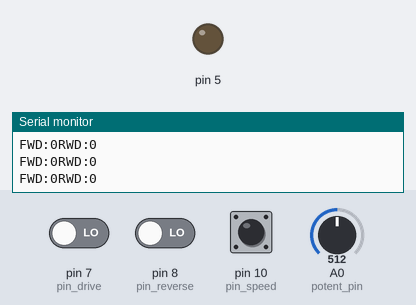
Bench run of a sketch on a simulated Arduino Uno, built with avr-gcc and run on an emulated ATmega328P. Parts: output pins drawn as LEDs (lit = HIGH), the last lines printed to the serial monitor. The test bench sets the inputs (shaded band); at power-on: pin 8 (pin_reverse) LOW, A0 (potent_pin) = 512, pin 7 (pin_drive) LOW, pin 10 (pin_speed) HIGH.

Above: at 1.2 s.
1.3 s: pin 8 (pin_reverse) driven HIGH
At 1.6 s:
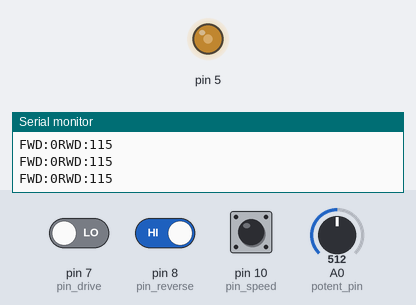
2.8 s: A0 (potent_pin) set to 716
At 3.7 s:
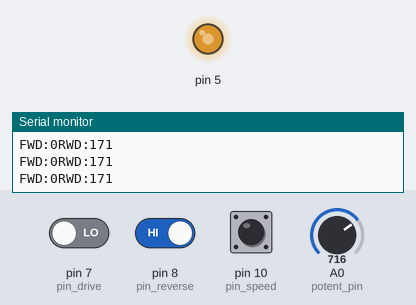
4.3 s: A0 (potent_pin) set to 900
At 5.5 s:
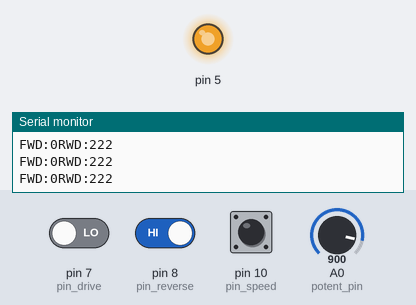
5.8 s: A0 (potent_pin) set to 306
At 6.7 s:
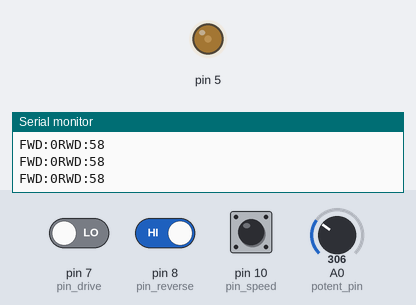
7.3 s: pin 7 (pin_drive) driven HIGH
At 8.8 s:
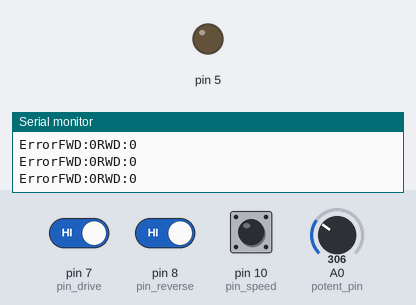
9.2 s: pin 7 (pin_drive) driven LOW
At 9.9 s:
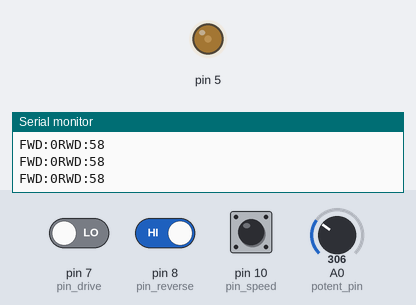
Timing chart, 0 to 11.7 s (numbered marks = the images above; inputs shaded):
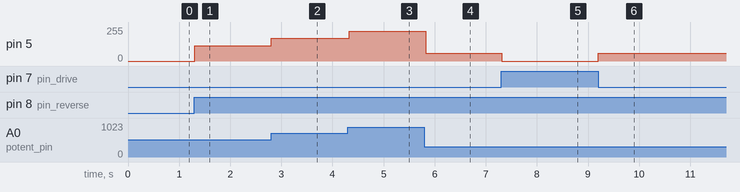

The sketch:

1.ino
```cpp
#define potent_pin 0
#define pin_speed 10
#define pin_drive 7
#define pin_reverse 8
int val;
int fwd;
int rwd;
int logicsig;
int pwmsol1;
int pwmsol2;

void setup() {
  Serial.begin(9600);
  pinMode(pin_speed, INPUT);
  pinMode(pin_drive, INPUT);
  pinMode(pin_reverse, INPUT);
  digitalWrite(pin_speed, LOW);
  digitalWrite(pin_drive, LOW);
  digitalWrite(pin_reverse, LOW);

}

void loop() {
    fwd = digitalRead(pin_drive); // слушаем pin pin_drive - 7 - движение вперед
    rwd = digitalRead(pin_reverse); // слушаем pin pin_reverse - 8 - движение назад
    logicsig = digitalRead(pin_speed); // слушаем pin pin_speed - 10 - выбор диапазона шим
    val = analogRead(potent_pin); // аналоговый вход потенциометра
    val = map(val, 96, 1017, 0, 255);
    val = constrain(val, 0, 255);

// Движение Вперед + Две скорости
    if (fwd == HIGH && logicsig == LOW) {
        val = constrain(val, 0, 125);
        pwmsol1 = val;
    }
    else if (fwd == HIGH && logicsig == HIGH) {
        val = constrain(val, 0, 255);
        pwmsol1 = val;
    }
    else pwmsol1 = 0;

// Движение Назад + Две скорости
    if (rwd == HIGH && logicsig == LOW) {
        val = constrain(val, 0, 125);
        pwmsol2 = val;
    }
    else if (rwd == HIGH && logicsig == HIGH) {
        val = constrain(val, 0, 255);
        pwmsol2 = val;
    }
    else pwmsol2 = 0;

// Авария два высоких сигнала на FWD и RWD отключение ШИМ
    if (fwd == HIGH && rwd == HIGH) {
      pwmsol1 = 0;
      pwmsol2 = 0;
      Serial.print("Error");
    }
    analogWrite(5, pwmsol1);
    analogWrite(5, pwmsol2);
  Serial.print("FWD:");Serial.print(pwmsol1);
  Serial.print("RWD:");Serial.println(pwmsol2);
  delay(30);

}
```

Measured:
- after the input at 1.3 s, pin 5: 0/255 → 115/255 at once
- after the input at 2.8 s, pin 5: 115/255 → 171/255 at once
- after the input at 4.3 s, pin 5: 171/255 → 222/255 at once
- after the input at 5.8 s, pin 5: 222/255 → 58/255 at once
- after the input at 7.3 s, pin 5: 58/255 → 0/255 at once
- after the input at 9.2 s, pin 5: 0/255 → 58/255 at once
